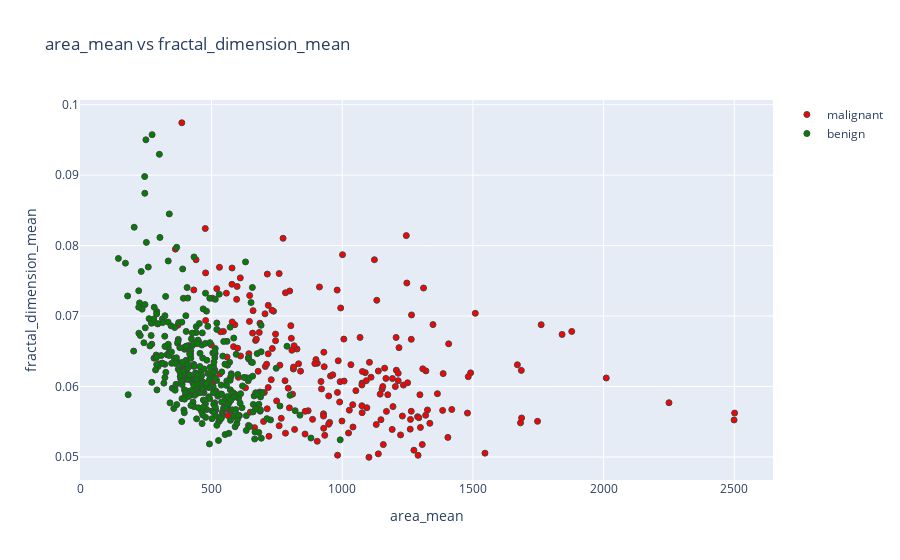

Notebook code for this chart:
### Markdown cell above
**NEGATIVE CORRELATED FEATURES**

### Code cell
plotFeatureOneFeatureTwo('area_mean','fractal_dimension_mean')
# plotFeatureOneFeatureTwo('radius_mean','fractal_dimension_mean')
# plotFeatureOneFeatureTwo('area_mean','smoothness_se')
# plotFeatureOneFeatureTwo('smoothness_se','perimeter_mean')

### Figure 1 — Plotly figure (JSON) as saved in the notebook; plotly's stock layout.template omitted (floating-point values rounded to 4 significant figures; data arrays with more than 128 entries replaced by an {"elided": "..."} marker saying what was removed)
{"data": [{"marker": {"color": "red", "line": {"width": 1}}, "mode": "markers", "name": "malignant", "type": "scatter", "x": {"elided": "212 float values"}, "y": {"elided": "212 float values"}}, {"marker": {"color": "green", "line": {"width": 1}}, "mode": "markers", "name": "benign", "type": "scatter", "x": {"elided": "357 float values"}, "y": {"elided": "357 float values"}}], "layout": {"title": {"text": "area_mean vs fractal_dimension_mean"}, "xaxis": {"title": {"text": "area_mean"}, "zeroline": false}, "yaxis": {"title": {"text": "fractal_dimension_mean"}, "zeroline": false}}}
